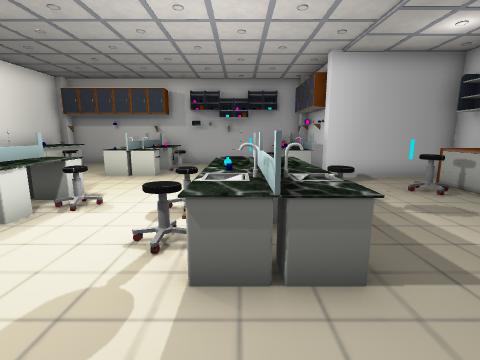
View 1 (above)

16 first-person views from a walk through a 3-D level made in the Unity game engine. The camera is 1.5 m above the floor, tilts 10° down and sees 85° across. The floor is counted in squares, 1 m on a side. Each view is taken from the middle of a square. On the plan, view 1 faces up. The plan holds only what a view shows up to about 14 squares ahead; the rest is blank. The player character is not drawn. Some surface patterns are stand-ins.

View 2
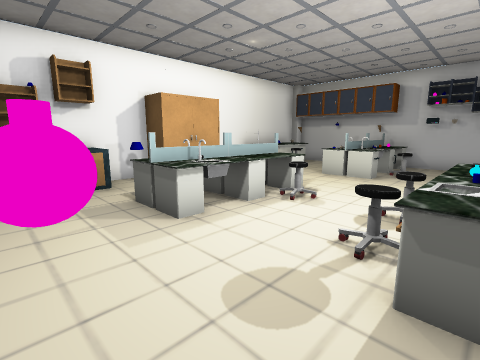

View 3
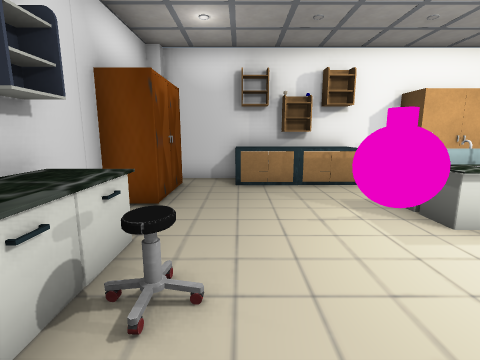

View 4
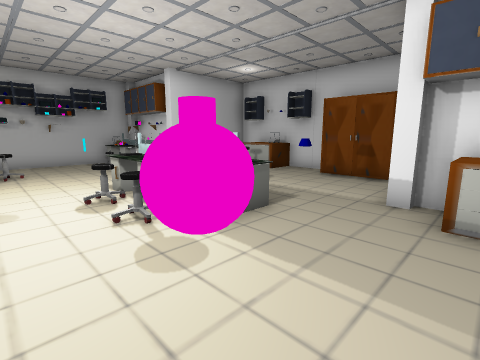

View 5
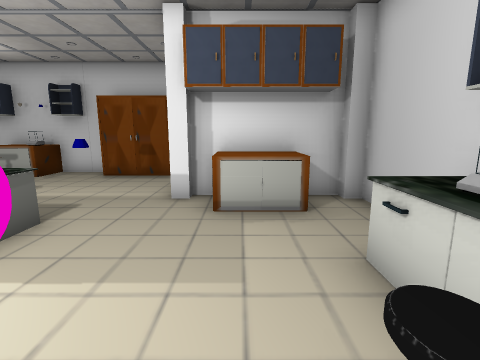

View 6
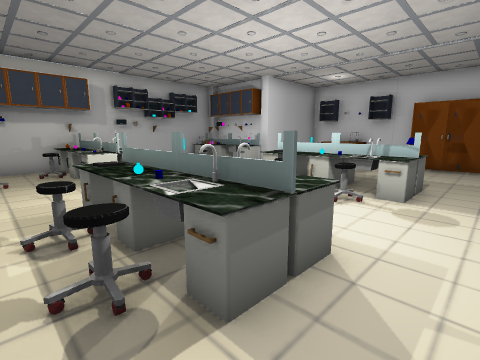

View 7
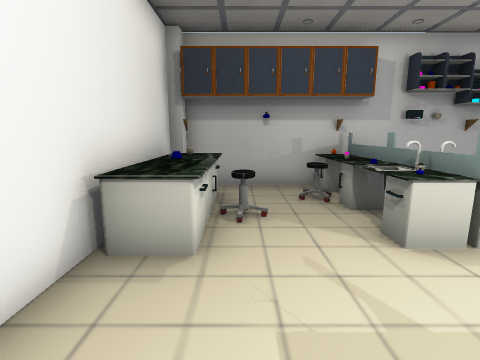

View 8
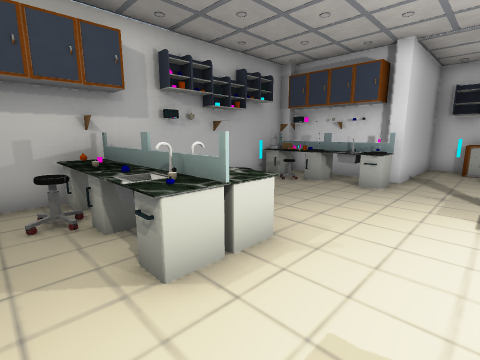

View 9
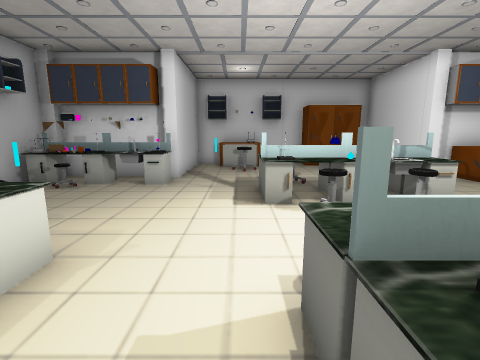

View 10
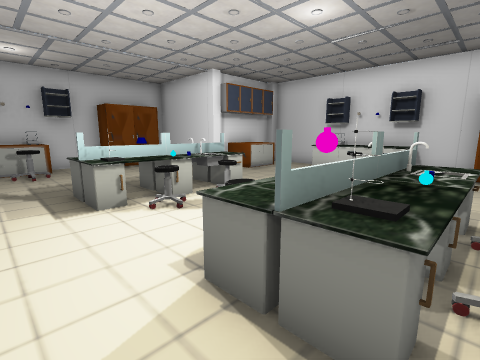

View 11
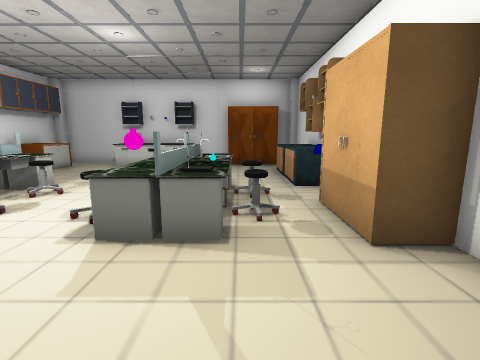

View 12
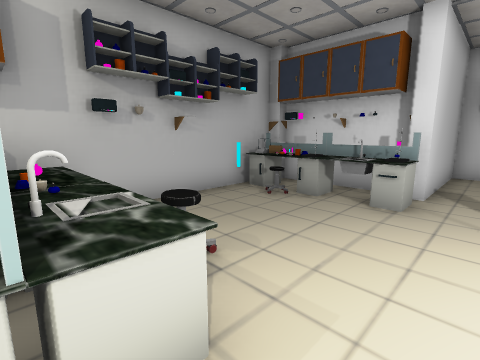

View 13
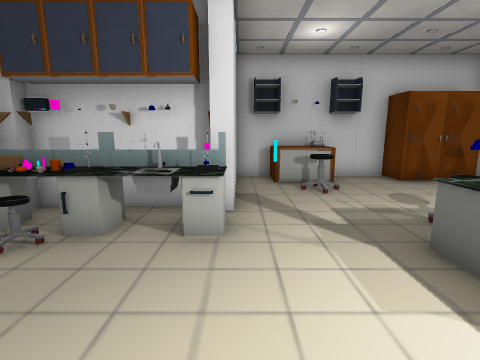

View 14
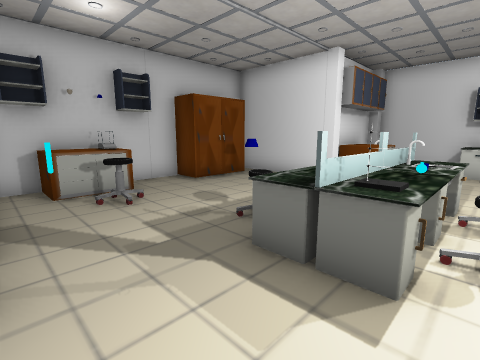

View 15
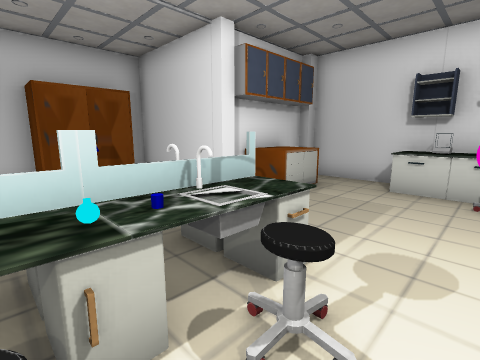

View 16
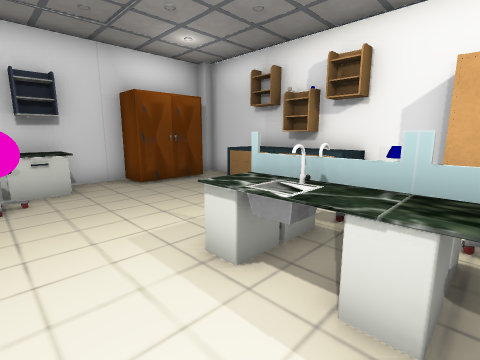

### Floor plan
Points are (right, up) in squares from view 1. A wall is a line through its corners. A room is listed if a view was taken in it or the views show most of it. See-through windows are left out.
Room 1 (views 1, 2, 3, 4, 5, 6, 7, 8, 9, 10, 11, 12, 13, 14, 15, 16)
walls: (-8.9, 4.4) (-8.9, -3.5); (3.4, 0.6) (7.4, 0.6) (7.4, 1.1); (2.5, 11.4) (2.5, 12.5); (3.4, 11.4) (3.4, 12.5); (7.4, 4) (7.4, 9.1) (3.4, 9.1); (-5.5, -3.9) (3.1, -3.9); (2.5, 13.6) (-8.6, 13.6); (3.4, -3.5) (3.4, -2.4); (-8.9, 12.5) (-8.9, 6.6); (-8.6, -3.9) (-8, -3.9)
objects: rack (-9, 1) to (-8, 1); pillar (-9, 13); other object (-8, -3) to (-6, -3); other object (-8, -1) to (-8, 0); other object (-8, 2); other object (-8, 3) to (-8, 4); other object (-8, 5) to (-8, 7); shelf (-8, 9) to (-8, 10); shelf (-8, 12) to (-8, 13); chair (-7, 11); chair (-6, 3) to (-6, 4); chair (-6, 5); shelf (-6, 6); chair (-6, 12); shelf (-5, 2) to (-4, 3); tap (-5, 3); shelf (-5, 4); flask (-5, 5); other object (-5, 6); shelf (-5, 9) to (-5, 10); shelf (-5, 11) to (-4, 13); shelf (-4, -3) to (0, -2); shelf (-4, 4); chair (-4, 5) to (-3, 5); shelf (-4, 6); shelf (-4, 9) to (-3, 10); tap (-4, 10); other object (-4, 13); chair (-3, 10) to (-2, 11); other object (-3, 12); shelf (-3, 13); chair (-2, -1); other object (-2, 0); chair (-1, 3) to (-1, 4); chair (-1, 5); shelf (0, 2); shelf (0, 2) to (1, 4); flask (0, 5); shelf (0, 6); other object (0, 13); tap (1, 3); shelf (1, 4) to (1, 6); chair (1, 12); other object (2, -2) to (3, -1); chair (2, 5); shelf (2, 9); other object (2, 10); shelf (2, 11); other object (2, 12); rack (2, 13); pillar (3, 0); pillar (3, 9); other object (3, 10); other object (3, 11); pillar (3, 13); other object (4, 3); chair (5, 7); other object (5, 8); other object (6, 2) to (7, 4); other object (6, 6) to (7, 8); other object (7, 6)

Where each view was taken, in squares from view 1:
view 1: 0 up, 0 right, facing up
view 2: 0 up, 0 right, facing up-left
view 3: 1 down, 0 right, facing left
view 4: 1 down, 3 left, facing up-right
view 5: 1 down, 3 left, facing right
view 6: 1 up, 7 left, facing up-right
view 7: 6 up, 7 left, facing up
view 8: 7 up, 6 left, facing up-right
view 9: 7 up, 6 left, facing right
view 10: 8 up, 6 left, facing down-right
view 11: 10 up, 6 left, facing down
view 12: 8 up, 4 left, facing up-right
view 13: 9 up, 2 left, facing right
view 14: 9 up, 1 left, facing down-right
view 15: 5 up, 2 left, facing down-right
view 16: 5 up, 2 left, facing down-left
